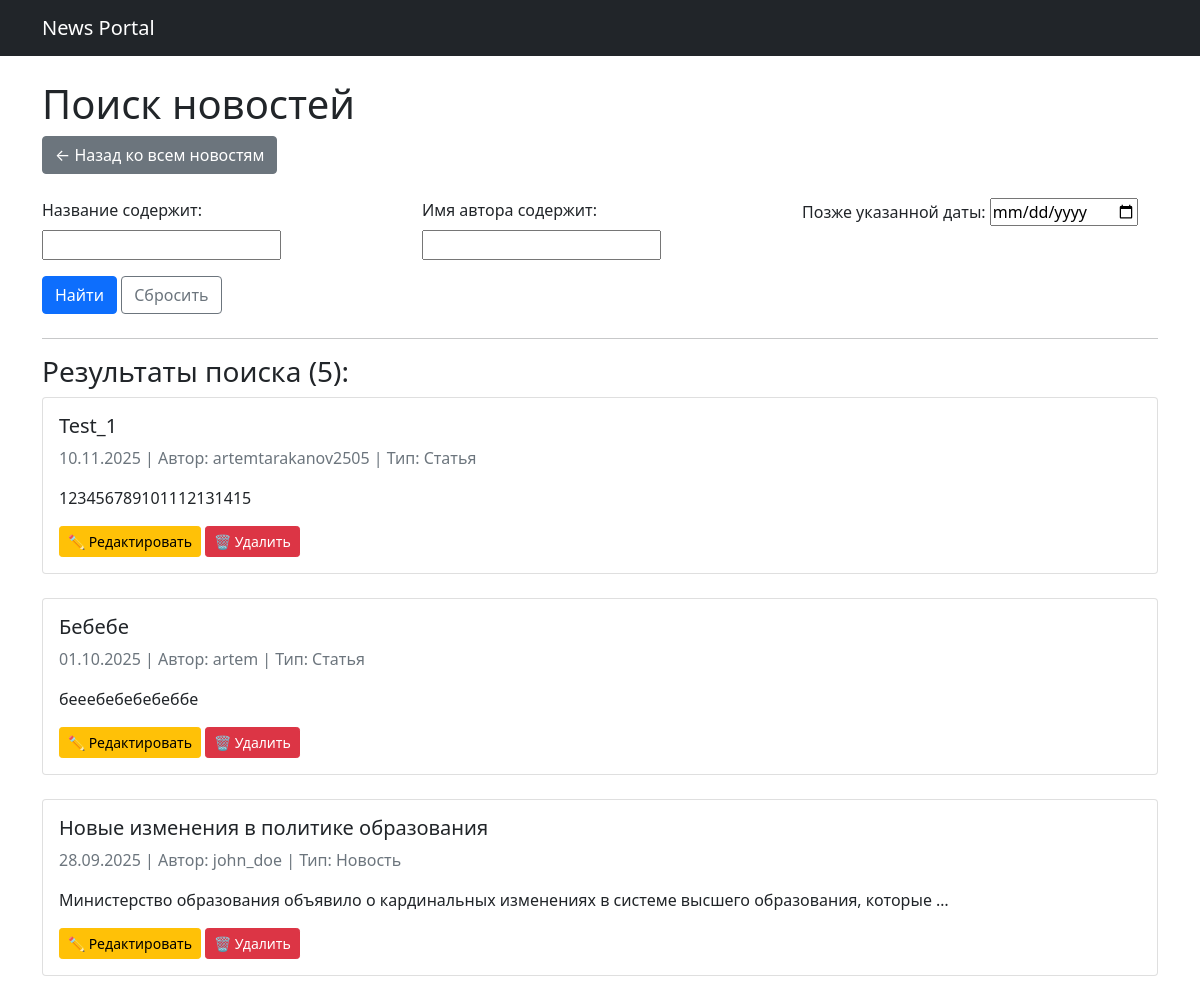
Page /news/search/ (upper part) on the earlier database version.
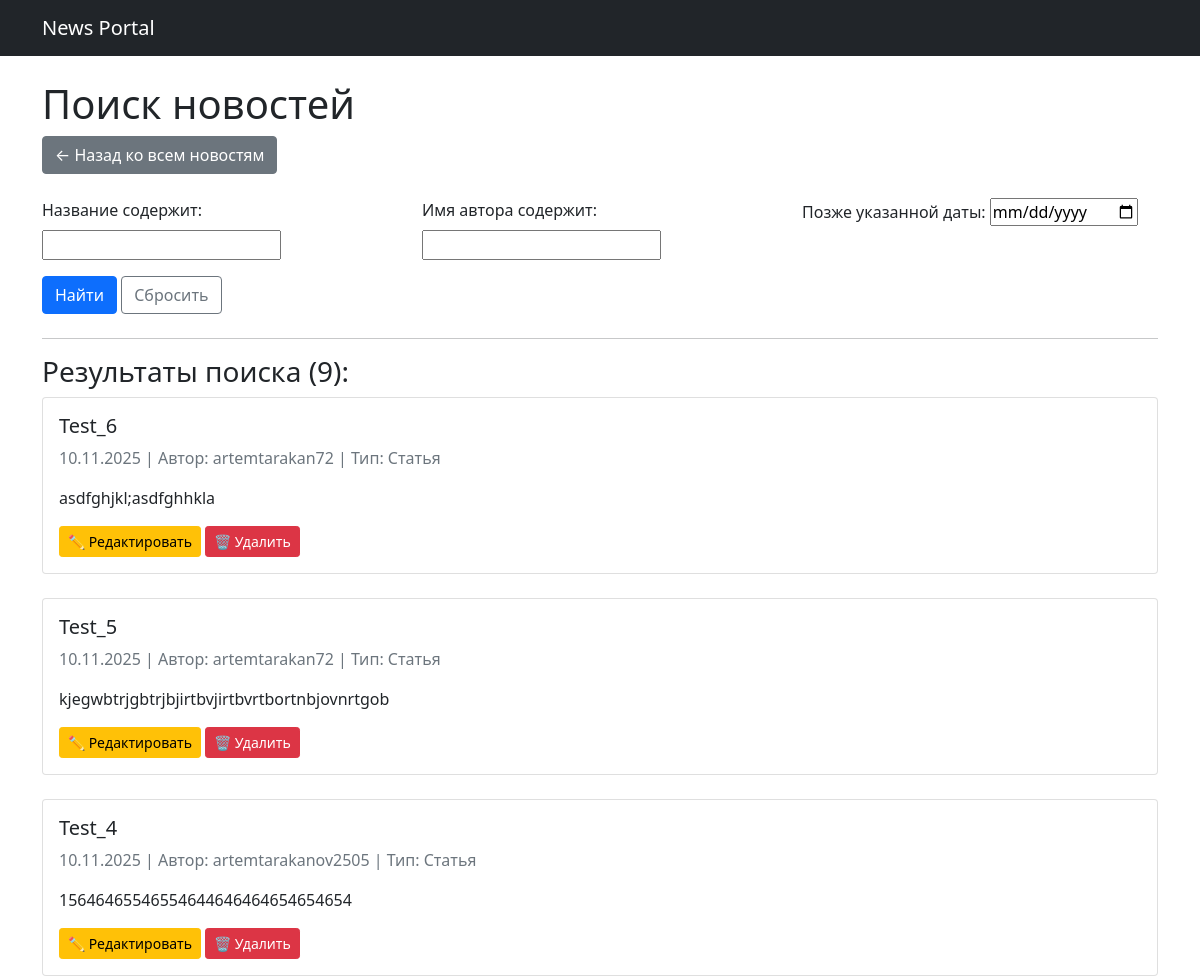
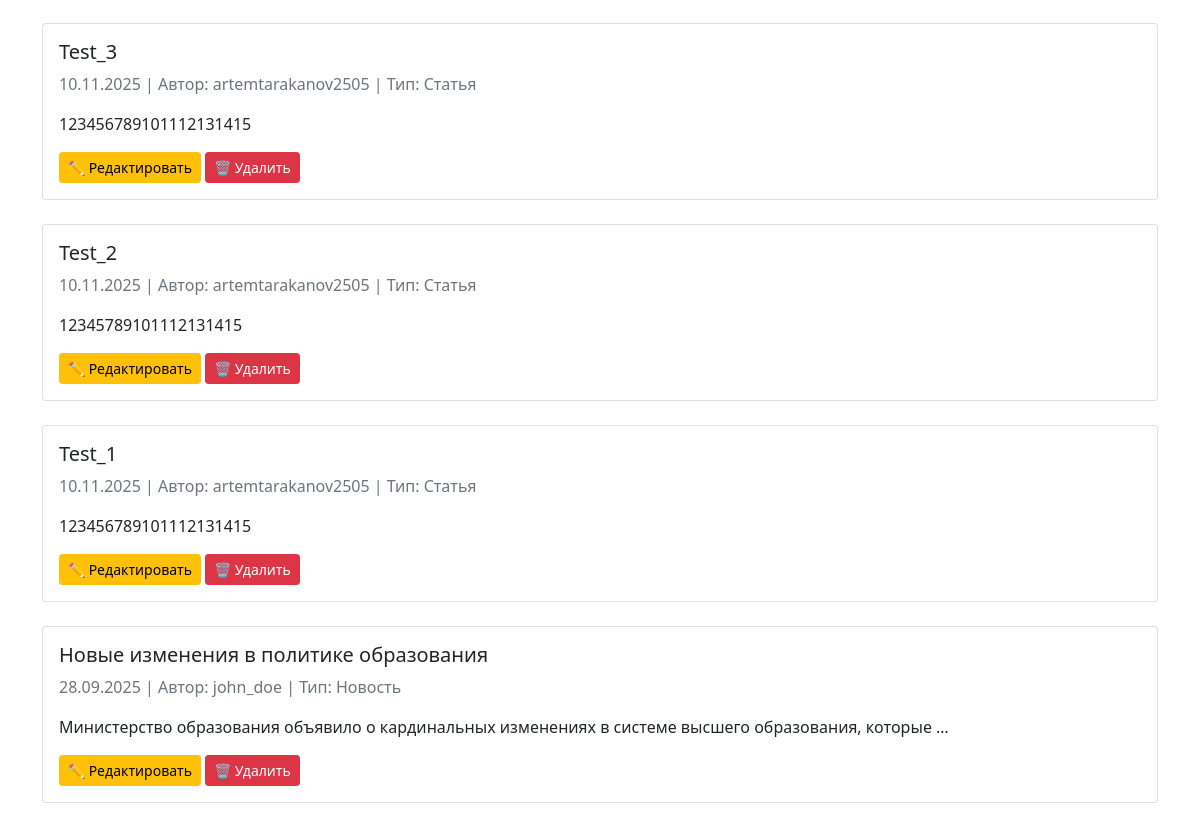
Same page on the later database version (2 pictures, top to bottom).
### news/models.py (models this page shows, shortened)
class Post(models.Model):
    ARTICLE = 'AR'
    NEWS = 'NW'
    CATEGORY_CHOICES = [
        (ARTICLE, 'Статья'),
        (NEWS, 'Новость'),
    ]
    author = models.ForeignKey(Author, on_delete=models.CASCADE)
    category_type = models.CharField(max_length=2, choices=CATEGORY_CHOICES, default=ARTICLE)
    date_creation = models.DateTimeField(auto_now_add=True)
    categories = models.ManyToManyField(Category, through='PostCategory')
    title = models.CharField(max_length=128)
    text = models.TextField()
    rating = models.SmallIntegerField(default=0)

class Author(models.Model):
    user = models.OneToOneField(User, on_delete=models.CASCADE)
    rating = models.SmallIntegerField(default=0)

### news/views.py (the view)
# urls.py: path('search/', NewsSearch.as_view(), name='news_search'),
class NewsSearch(ListView):
    model = Post
    ordering = '-date_creation'
    template_name = 'news_search.html'
    context_object_name = 'news'
    paginate_by = 10
    def get_queryset(self):
        queryset = super().get_queryset()
        self.filterset = PostFilter(self.request.GET, queryset)
        return self.filterset.qs
    def get_context_data(self, **kwargs):
        context = super().get_context_data(**kwargs)
        context['filterset'] = self.filterset
        return context

### news/templatetags/news_filters.py (called while the page is built)
@register.filter()
def censor(value):
    if not isinstance(value, str):
        raise ValueError
    bad_words = ['редиска', 'плохой', 'нехороший', 'дурак']
    for word in bad_words:
        censored_word = word[0] + '*' * (len(word) - 1)
        value = value.replace(word, censored_word)
        value = value.replace(word.capitalize(), censored_word)
    return value

### templates/news_search.html (shortened to what this page needs)
{% extends 'flatpages/default.html' %}
{% load news_filters %}
{% load news_tags %}
{% block content %}
    <h1>Поиск новостей</h1>
    <div class="mb-4">
        <a href="{% url 'news_list' %}" class="btn btn-secondary">← Назад ко всем новостям</a>
    </div>
    <form action="" method="get" class="mb-4">
        <div class="row">
            <div class="col-md-4">
                <label for="id_title" class="form-label">Название содержит:</label>
                {{ filterset.form.title }}
            </div>
            <div class="col-md-4">
                <label for="id_author__user__username" class="form-label">Имя автора содержит:</label>
                {{ filterset.form.author__user__username }}
            </div>
            <div class="col-md-4">
                <label for="id_date_creation__gt" class="form-label">Позже указанной даты:</label>
                {{ filterset.form.date_creation__gt }}
            </div>
        </div>
        <div class="mt-3">
            <input type="submit" value="Найти" class="btn btn-primary" />
            <a href="{% url 'news_search' %}" class="btn btn-outline-secondary">Сбросить</a>
        </div>
    </form>
    <hr>
    {% if news %}
        <h3>Результаты поиска ({{ news|length }}):</h3>
        {% for item in news %}
            <div class="card mb-4">
                <div class="card-body">
                    <h5 class="card-title">{{ item.title|censor }}</h5>
                    <p class="text-muted">
                        {{ item.date_creation|date:'d.m.Y' }} |
                        Автор: {{ item.author.user.username }} |
                        Тип: {% if item.category_type == 'NW' %}Новость{% else %}Статья{% endif %}
                    </p>
                    <p class="card-text">{{ item.text|censor|truncatechars:100 }}</p>
                    <div class="mt-2">
                        <a href="{% url 'news_edit' item.pk %}" class="btn btn-warning btn-sm">✏️ Редактировать</a>
                        <a href="{% url 'news_delete' item.pk %}" class="btn btn-danger btn-sm">🗑️ Удалить</a>
                    </div>
                </div>
            </div>
        {% endfor %}
    {% else %}
        <div class="alert alert-info">
            <h4>Новости не найдены</h4>
            <p>Попробуйте изменить критерии поиска.</p>
        </div>
    {% endif %}
{% endblock content %}

Differences in the rows shown:
removed Post: title|censor "Бебебе", date_creation "01.10.2025", author.user.username "artem", category_type "Статья", text|censor "бееебебебебеббе"
added Post: title|censor "Test_6", date_creation "10.11.2025", author.user.username "artemtarakan72", category_type "Статья", text|censor "asdfghjkl;asdfghhkla"
added Post: title|censor "Test_5", date_creation "10.11.2025", author.user.username "artemtarakan72", category_type "Статья", text|censor "kjegwbtrjgbtrjbjirtbvjirtbvrtbortnbjovnrtgob"
added Post: title|censor "Test_4", date_creation "10.11.2025", author.user.username "artemtarakanov2505", category_type "Статья", text|censor "15646465546554644646464654654654"
added Post: title|censor "Test_3", date_creation "10.11.2025", author.user.username "artemtarakanov2505", category_type "Статья", text|censor "123456789101112131415"
added Post: title|censor "Test_2", date_creation "10.11.2025", author.user.username "artemtarakanov2505", category_type "Статья", text|censor "12345789101112131415"
Other differences:
{{ news|length }}: "5" → "9"
